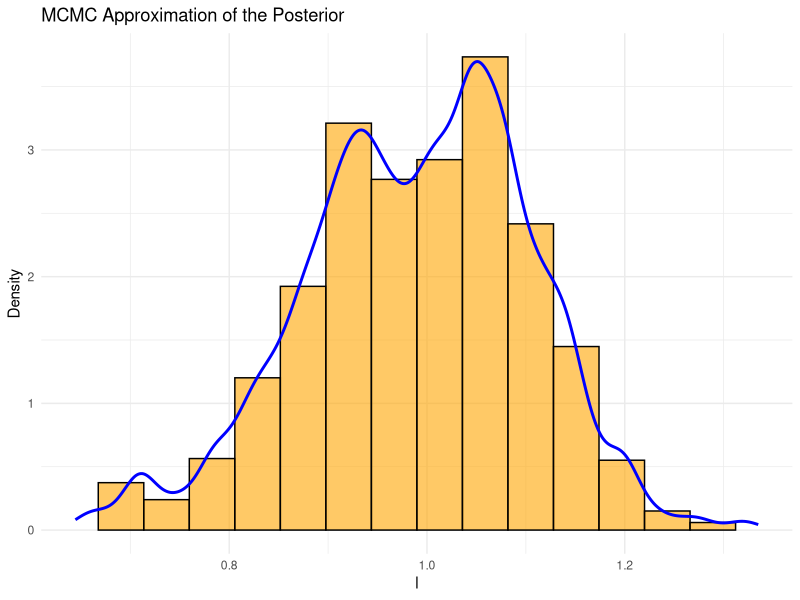
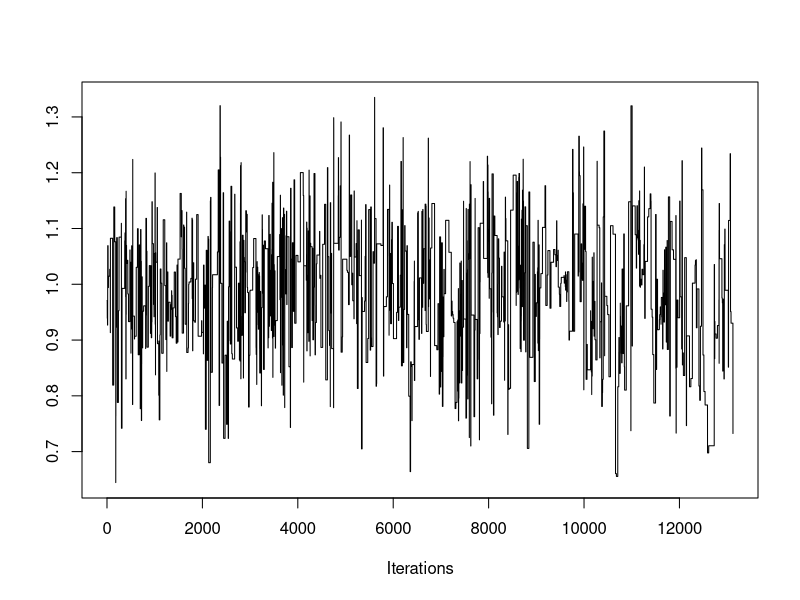
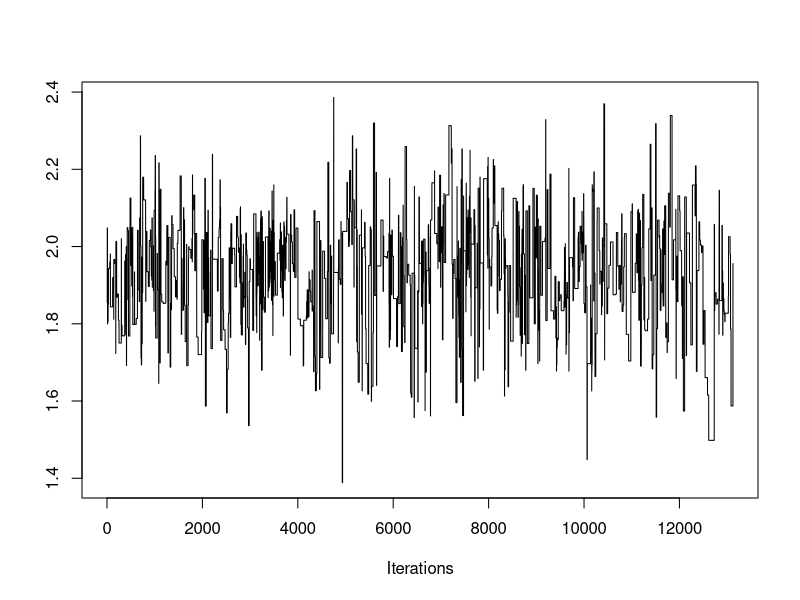
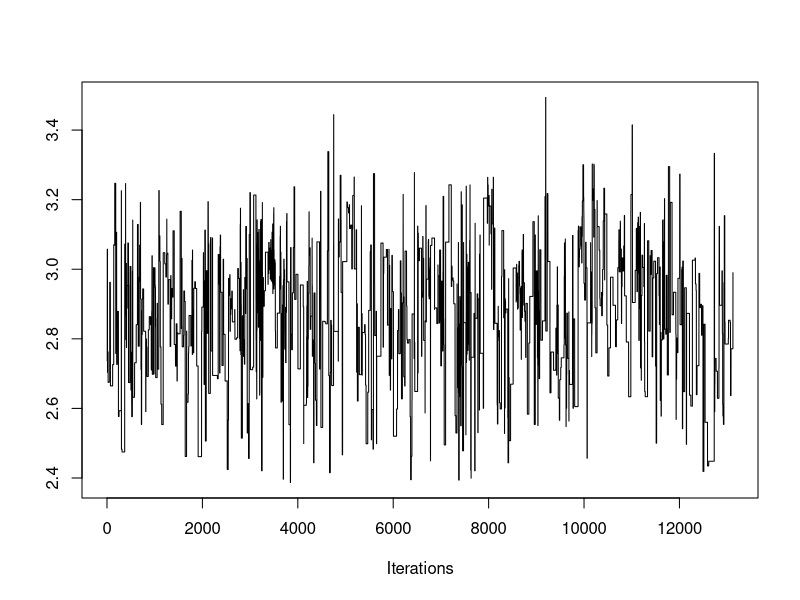
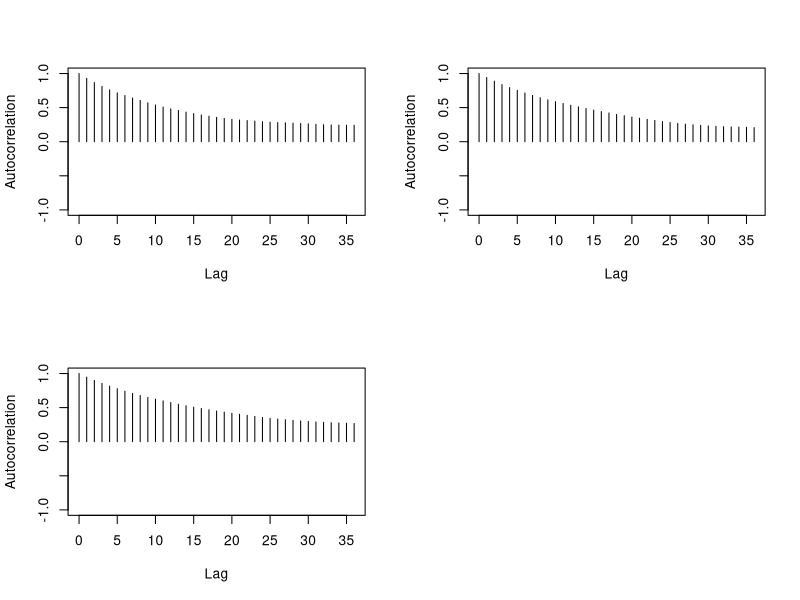

Reproduce these figures in R, in order.
## ---- chunk 1
#To be set by user:
n = 2000 #number of observations (set it higher for consistency)
beta <- c(1, 2, 3)#, 4, 5, 6)  # True coefficients (bias, and predictors) px1

#Synthetic predictors
p = length(beta)-1 #number of predictors
M = p+1 #number of predictors plus intercept
library(MASS)
X <- cbind(1, matrix(mvrnorm(n, mu = rep(0, p), Sigma = 1*diag(p)), n, p))  # Design matrix with intercept (bias). nxp

#Response
z <- X %*% beta  # Linear predictor. %*% = matrix mult. nx1 dim
sig <- 1/(1+exp(-z)) #sigmoid (inv-logit) function, find probability in [0,1], predicted y
y = rbinom(n=n, size=1, prob=sig) #size=num trials=1 -> bernoulli response var
## ---- chunk 2
#Proposal distro
proposal <- function(mu, lambda, sigma) {
  # Draw a single sample from multivariate normal
  distro <- mvrnorm(1, mu = mu, Sigma = lambda*sigma)
  return(distro)
}

# Log-likelihood function for logistic regression
logistic_ll <- function(beta, X, y) {
  z <- X %*% beta
  p <- 1 / (1 + exp(-z))
  loglike <- sum(log(p[y==1]))+sum(log((1-p)[y==0]))
  return(loglike)
}

# Log-prior of parameter that comes from proposal distro
library(mvtnorm)
log_prior <- function(distro, mu, sigma) {
  # Compute the density at 'distro' under the MVN used in proposal()
  prob <- dmvnorm(distro, mean = mu, sigma = sigma)
  log_prob = log(prob)
  return(log_prob)
}

#Define log_prior_kde
log_prior_kde <- function(beta, C, den_funs) {
  prior_d = 0
  d = 1 #iterative
  while (d <= dim(C)[2]) {
    if ( min(C[,d]) < beta[d] && beta[d] < max(C[,d]) ){
      density_at_point = den_funs[[d]](beta[d])
      prior_d = prior_d + log(density_at_point) #Assume independence
    }
    else {
      prior_d = -10000
    }
    d = d+1
  }
  return(prior_d)
}
## ---- chunk 3
metropolis <- function(X, y, M, prior = TRUE, update = FALSE, KDE = FALSE, C = NA, den_funs = NA, N = 20000, a_target = 0.234, b1 = rep(0, M), batch = TRUE, batch_schedule = seq(50, N, by = 50)) {
  #0) Initial values
  if (batch == FALSE) {
    a_target = a_target/2.26 
  }
  n_accept <- 0 #number of acceptances
  b <- matrix(0, nrow = N, ncol = M)
  b[1,] <- b1 #rep(0, M)
  
  #Keep history of proposals
  P_list <- rep(NA, N - 1)
  P_list[1] <- logistic_ll(b[1,], X, y)
  
  #Adaptation parameters
  batch_index <- 1
  Tb <- 0 #start of batch
  mu <- rep(0, M)
  Sigma <- diag(M)
  lambda <- (2.38**2)/M
  gam <- 1
  
  for (i in 2:N) {
    #1) Propose new position beta[i-1] -> beta[i]' from proposal distro
    if (update == FALSE) {
      b_prop <- proposal(mu, lambda, Sigma)
    } else {
      b_prop <- C[i,]
    }
    
    #2) Compute transition probability
    if (prior == TRUE) {
      if (KDE == FALSE) {
        P_list[i] <- logistic_ll(b_prop, X, y) + log_prior(b_prop, rep(0, M), diag(M))  #P(beta*)
      } else {
        P_list[i] <- logistic_ll(b_prop, X, y) + log_prior_kde(b_prop, C, den_funs)
      }
    } else {
      P_list[i] <- logistic_ll(b_prop, X, y)
    }
    
    #3) Acceptance ratio
    R <- exp(P_list[i] - P_list[i-1])
    alpha <- min(R, 1)
    
    #4) Generate a random number u_i from [0,1]. Accept or reject proposal
    u <- runif(1)  # u_i
    if (u <= alpha) {
        b[i,] <- b_prop  # Accept y as next state
        n_accept = n_accept + 1
    } else {
        b[i,] <- b[i-1,]  # Stay at previous state of Markov chain
        P_list[i] = P_list[i-1]
    }
    
    #5) Adaptive step
    if (batch == TRUE) {
      if (batch_index <= length(batch_schedule) && i == batch_schedule[batch_index]) {
        #Batch update
        Tb1 = i #T_{b+1}
        b_batch = b[(Tb + 1):Tb1, , drop = FALSE]
        n_batch = nrow(b_batch)
        
        #Covar update
        cov_sum = matrix(0, M, M)
        for (j in 1:n_batch) {
          diff = matrix(b_batch[j,] - mu, ncol=1)
          cov_sum = cov_sum + (diff%*%t(diff) - Sigma)
        }
        Sigma <- Sigma + cov_sum/n_batch + 1e-5*diag(M)
        
        #Mean update
        mean_diff = colMeans(b_batch) - mu
        mu = mu + mean_diff
        
        #Parameter update
        Tb = Tb1
        batch_index = batch_index + 1
        lambda = exp( log(lambda) + (alpha-a_target)/n_batch )
      }
    } else { #Batch == FALSE
      gam = 1/i
      Sigma = Sigma + gam*( (b[i,]-mu)%*%t(b[i,]-mu) - Sigma )
      mu = mu + gam*( b[i,]-mu )
      lambda = exp( log(lambda) + gam*(alpha-a_target) )
    }
  }

  n <- as.integer(0.9 * N)
  C <- b[(N - n + 1):N,] #discard first 10% of samples
  
  cat("Acceptance rate:", n_accept/(N-1), "\n")
  return(C)
}
## ---- chunk 4
prior_proposal <- function(k, X, y, M, N = 20000, a_target = 0.234, b1 = rep(0, M)) {
  #Partition the data
  #Number of rows
  n <- nrow(X)
  
  # Get row group assignments
  part_indices <- cut(seq_len(n), breaks = k, labels = FALSE)
  
  # Split row indices instead of splitting X directly
  index_groups <- split(seq_len(n), part_indices)
  
  # Turn each group of indices into a matrix
  parts_X <- lapply(index_groups, function(idx) X[idx, , drop = FALSE])
  y <- matrix(y, ncol = 1)
  parts_y <- lapply(index_groups, function(idx) y[idx, , drop = FALSE])
  
  #Prior recursive implementation
  for (j in seq(1,k)) { 
    if (j == 1) {
      C = metropolis(parts_X[[j]], parts_y[[j]], M, prior = FALSE, update = FALSE, KDE = FALSE, C = NA, den_funs = NA, N = N, a_target = a_target, b1 = b1, batch = TRUE)
    
    } else {
      
      #Update number of samples
      N <- dim(C)[1] #number of samples
      
      #Create KDE functions and MAP (modes) vals
      den_funs <- list()
      modes <- list()
      d = 1 #iterative
      while (d <= dim(C)[2]) {
        kde <- density(C[,d])
        den_funs[[d]] <- approxfun(kde$x, kde$y) #approx fun
        modes[[d]] <- kde$x[which.max(kde$y)]
        d = d+1
      }
      modes = unlist(modes)
      
      C = metropolis(parts_X[[j]], parts_y[[j]], M, prior = FALSE, update = TRUE, KDE = FALSE, C = C, den_funs = NA, N = N, a_target = a_target, b1 = modes, batch = TRUE)
      
    }
  }
  return(C)
}
## ---- chunk 5
C = prior_proposal(4, X, y, M, 20000, 0)
## ---- chunk 6
c = C[,1]
# Plot of density function
library(ggplot2)
nbins <- ceiling( (2*n)**(1/3) ) #Terrell-Scott rule for min num bins
ggplot() +
  geom_histogram(aes(x = c, y = ..density..), bins = nbins, fill = "orange", color = "black", alpha = 0.6) +
  geom_density(aes(x = c), color = "blue", linewidth = 1) +
  labs(x = "l", y = "Density", title = "MCMC Approximation of the Posterior") +
  xlim(min(c), max(c)) +
  theme_minimal()
## ---- chunk 7
library(coda)
mcmc_obj <- as.mcmc(C)
traceplot(mcmc_obj)
## ---- chunk 8
autocorr.plot(mcmc_obj)
